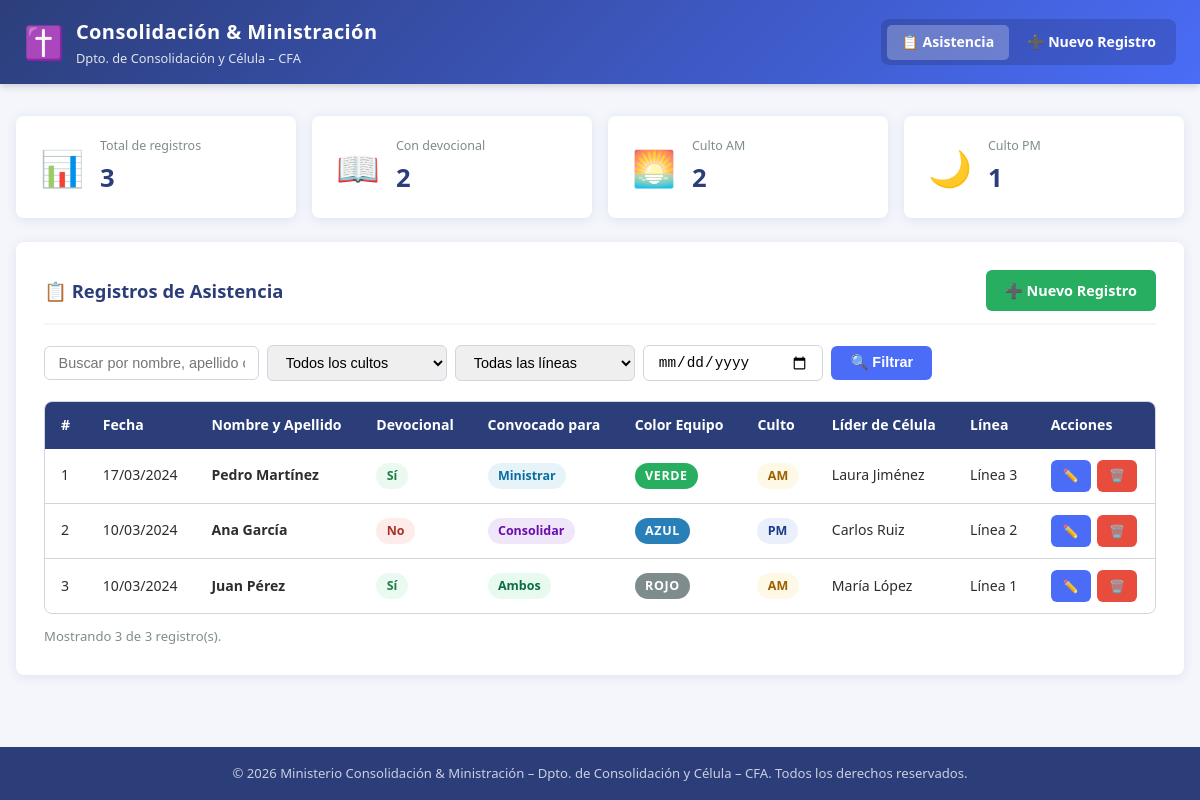
Before: / with the older database file.
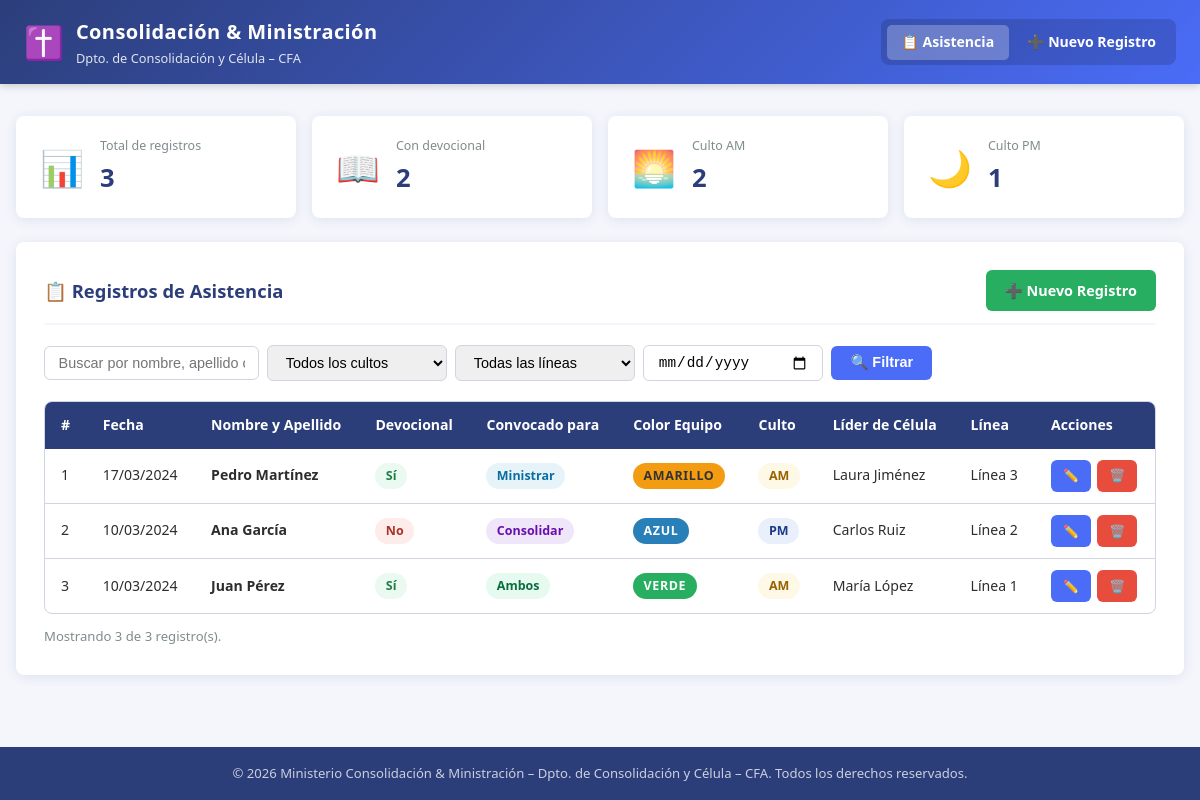
After: the same page with the newer database file.
### tables this page shows
CREATE TABLE IF NOT EXISTS asistencia (
    id            INT AUTO_INCREMENT PRIMARY KEY,        
    fecha         DATE NOT NULL,                         
    devocional    ENUM('Sí','No') NOT NULL,              
    convocado     ENUM('Consolidar','Ministrar','Ambos') NOT NULL,  
    color_equipo  VARCHAR(50) NOT NULL,                  
    culto         ENUM('AM','PM') NOT NULL,              
    nombre        VARCHAR(100) NOT NULL,                 
    apellido      VARCHAR(100) NOT NULL,                 
    lider_celula  VARCHAR(150) NOT NULL,                 
    linea         VARCHAR(150) NOT NULL,                 
    created_at    TIMESTAMP DEFAULT CURRENT_TIMESTAMP   
);

### index.php (the view, shortened to what this page needs)
<?php
$registrosPorPagina = 15;
$paginaActual       = max(1, (int)($_GET['pagina'] ?? 1));
$offset             = ($paginaActual - 1) * $registrosPorPagina;
$busqueda    = trim($_GET['busqueda'] ?? '');
$filtroFecha = $_GET['fecha']        ?? '';
try {
    $pdo = obtenerConexion();
    $condiciones = [];
    $parametros  = [];
    $clausulaWhere = $condiciones
        ? 'WHERE ' . implode(' AND ', $condiciones)
        : '';
    $sqlConteo = "SELECT COUNT(*) FROM asistencia $clausulaWhere";
    $stmtConteo = $pdo->prepare($sqlConteo);
    $stmtConteo->execute($parametros);
    $totalRegistros  = (int)$stmtConteo->fetchColumn();
    $totalPaginas    = max(1, (int)ceil($totalRegistros / $registrosPorPagina));
    $paginaActual    = min($paginaActual, $totalPaginas);
    $offset          = ($paginaActual - 1) * $registrosPorPagina;
    $sql = "SELECT * FROM asistencia $clausulaWhere
            ORDER BY fecha DESC, id DESC
            LIMIT :limite OFFSET :offset";
    $stmt = $pdo->prepare($sql);
    $stmt->bindValue(':limite', $registrosPorPagina, PDO::PARAM_INT);
    $stmt->bindValue(':offset', $offset, PDO::PARAM_INT);
    $stmt->execute();
    $registros = $stmt->fetchAll();
    $statsSQL = "SELECT
                    COUNT(*) AS total,
                    SUM(devocional = 'Sí') AS con_devocional,
                    SUM(culto = 'AM') AS culto_am,
                    SUM(culto = 'PM') AS culto_pm
                 FROM asistencia";
    $stats = $pdo->query($statsSQL)->fetch();
} catch (PDOException $e) {
    error_log('Error de base de datos en index.php: ' . $e->getMessage());
    die('<p style="color:red;padding:2rem">No se pudo conectar a la base de datos. Por favor, contacte al administrador del sistema.</p>');
}
function claseBadgeEquipo(string $color): string {
    $mapa = [
        'verde'    => 'badge-equipo--verde',
        'amarillo' => 'badge-equipo--amarillo',
        'azul'     => 'badge-equipo--azul',
        'naranja'  => 'badge-equipo--naranja',
    ];
    return $mapa[strtolower($color)] ?? 'badge-equipo--default';
}
require_once 'includes/header.php';
?>
<div class="estadisticas">
    <div class="stat-tarjeta">
        <span class="stat-tarjeta__icono">📊</span>
        <div class="stat-tarjeta__info">
            <p>Total de registros</p>
            <strong><?= number_format((int)$stats['total']) ?></strong>
        </div>
    </div>
    <div class="stat-tarjeta">
        <span class="stat-tarjeta__icono">📖</span>
        <div class="stat-tarjeta__info">
            <p>Con devocional</p>
            <strong><?= number_format((int)$stats['con_devocional']) ?></strong>
        </div>
    </div>
    <div class="stat-tarjeta">
        <span class="stat-tarjeta__icono">🌅</span>
        <div class="stat-tarjeta__info">
            <p>Culto AM</p>
            <strong><?= number_format((int)$stats['culto_am']) ?></strong>
        </div>
    </div>
    <div class="stat-tarjeta">
        <span class="stat-tarjeta__icono">🌙</span>
        <div class="stat-tarjeta__info">
            <p>Culto PM</p>
            <strong><?= number_format((int)$stats['culto_pm']) ?></strong>
        </div>
    </div>
</div>
<div class="tarjeta">
    <div class="tarjeta__encabezado">
        <h2 class="tarjeta__titulo">📋 Registros de Asistencia</h2>
        <a href="registro.php" class="btn btn--exito">➕ Nuevo Registro</a>
    </div>
    <form method="get" action="index.php">
        <div class="barra-herramientas">
            <div class="buscador">
                <input
                    type="text"
                    name="busqueda"
                    placeholder="Buscar por nombre, apellido o líder…"
                    value="<?= htmlspecialchars($busqueda) ?>"
                    aria-label="Buscar registros"
                >
                <select name="culto" aria-label="Filtrar por culto">
                    <option value="">Todos los cultos</option>
                </select>
                <select name="linea" aria-label="Filtrar por línea">
                    <option value="">Todas las líneas</option>
                </select>
                <input
                    type="date"
                    name="fecha"
                    value="<?= htmlspecialchars($filtroFecha) ?>"
                    aria-label="Filtrar por fecha"
                >
                <button type="submit" class="btn btn--primario">🔍 Filtrar</button>
            </div>
        </div>
    </form>
    <?php if (empty($registros)): ?>
        <div class="alerta alerta--advertencia">
            No se encontraron registros con los criterios de búsqueda indicados.
        </div>
    <?php else: ?>
        <div class="tabla-contenedor">
            <table class="tabla" aria-label="Registros de asistencia">
                <thead>
                    <tr>
                        <th>#</th>
                        <th>Fecha</th>
                        <th>Nombre y Apellido</th>
                        <th>Devocional</th>
                        <th>Convocado para</th>
                        <th>Color Equipo</th>
                        <th>Culto</th>
                        <th>Líder de Célula</th>
                        <th>Línea</th>
                        <th>Acciones</th>
                    </tr>
                </thead>
                <tbody>
                    <?php foreach ($registros as $i => $reg): ?>
                        <tr>
                            <td><?= $offset + $i + 1 ?></td>
                            <td><?= htmlspecialchars(date('d/m/Y', strtotime($reg['fecha']))) ?></td>
                            <td>
                                <strong><?= htmlspecialchars($reg['nombre'] . ' ' . $reg['apellido']) ?></strong>
                            </td>
                            <td>
                                <span class="badge badge--<?= $reg['devocional'] === 'Sí' ? 'si' : 'no' ?>">
                                    <?= htmlspecialchars($reg['devocional']) ?>
                                </span>
                            </td>
                            <td>
                                <?php
                                $convClase = match($reg['convocado']) {
                                    'Consolidar' => 'consolidar',
                                    'Ministrar'  => 'ministrar',
                                    default      => 'ambos'
                                };
                                ?>
                                <span class="badge badge--<?= $convClase ?>">
                                    <?= htmlspecialchars($reg['convocado']) ?>
                                </span>
                            </td>
                            <td>
                                <span class="badge-equipo <?= claseBadgeEquipo($reg['color_equipo']) ?>">
                                    <?= htmlspecialchars($reg['color_equipo']) ?>
                                </span>
                            </td>
                            <td>
                                <span class="badge badge--<?= strtolower($reg['culto']) ?>">
                                    <?= htmlspecialchars($reg['culto']) ?>
                                </span>
                            </td>
                            <td><?= htmlspecialchars($reg['lider_celula']) ?></td>
                            <td><?= htmlspecialchars($reg['linea']) ?></td>
                            <td>
                                <div class="tabla__acciones">
                                    <a href="editar.php?id=<?= (int)$reg['id'] ?>"
                                       class="btn btn--primario btn--sm"
                                       title="Editar registro">✏️</a>
                                    <a href="eliminar.php?id=<?= (int)$reg['id'] ?>"
                                       class="btn btn--peligro btn--sm"
                                       title="Eliminar registro"
                                       onclick="return confirm('¿Confirma que desea eliminar este registro?')">🗑️</a>
                                </div>
                            </td>
                        </tr>
                    <?php endforeach; ?>
                </tbody>
            </table>
        </div>
        <p style="font-size:0.82rem;color:#7f8c8d;margin-top:0.75rem">
            Mostrando <?= count($registros) ?> de <?= $totalRegistros ?> registro(s).
        </p>
    <?php endif; ?>
</div>
<?php require_once 'includes/footer.php'; ?>

### includes/header.php (shortened to what this page needs)
<?php
$paginaActual = basename($_SERVER['PHP_SELF']);
$raiz = rtrim(
    str_repeat('../', substr_count(
        str_replace('\\', '/', $_SERVER['PHP_SELF']), '/'
    ) - 2),
    '/'
);
$raiz = $raiz !== '' ? $raiz . '/' : '';
?>
<!DOCTYPE html>
<html lang="es">
<head>
    <link rel="stylesheet" href="<?= htmlspecialchars($raiz) ?>css/styles.css">
</head>
<body>
<header class="encabezado">
    <div class="encabezado__inner">
        <div class="encabezado__logo">
            <span class="encabezado__icono">✝️</span>
            <div class="encabezado__titulo">
                <h1>Consolidación &amp; Ministración</h1>
                <p>Dpto. de Consolidación y Célula – CFA</p>
            </div>
        </div>
        <nav class="navegacion" aria-label="Menú principal">
            <ul>
                <li>
                    <a href="index.php"
                       class="<?= $paginaActual === 'index.php' ? 'activo' : '' ?>">
                        📋 Asistencia
                    </a>
                </li>
                <li>
                    <a href="registro.php"
                       class="<?= $paginaActual === 'registro.php' ? 'activo' : '' ?>">
                        ➕ Nuevo Registro
                    </a>
                </li>
            </ul>
        </nav>
    </div>
</header>
<main class="contenido-principal">

### includes/footer.php (shortened to what this page needs)
</main>
<footer class="pie-pagina">
    <p>
        &copy; <?= date('Y') ?> Ministerio Consolidación &amp; Ministración – Dpto. de Consolidación y Célula – CFA.
        Todos los derechos reservados.
    </p>
</footer>
</body>
</html>

Changed rows visible on the page:
changed asistencia "Pedro Martínez": color_equipo "VERDE" → "AMARILLO"
changed asistencia "Juan Pérez": color_equipo "ROJO" → "VERDE"
